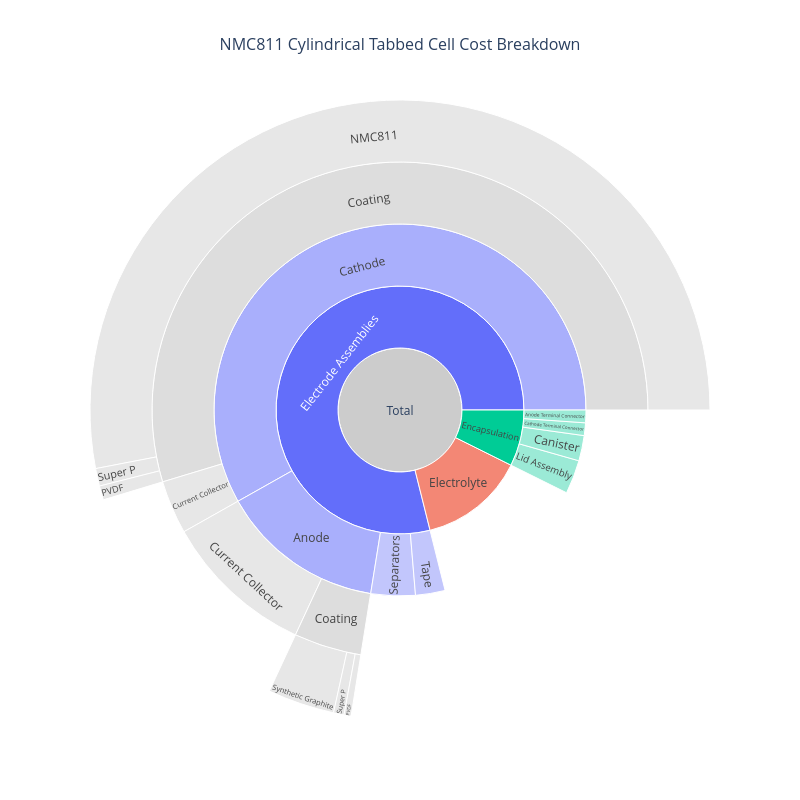

The notebook cell this image was saved under:
### Code cell
cell.plot_cost_breakdown(width=800, height=800)

### Figure 1 — Plotly figure (JSON) as saved in the notebook; plotly's stock layout.template omitted (floating-point values rounded to 4 significant figures)
{"data": [{"branchvalues": "total", "customdata": ["<b>Total</b><br>5.45 $", "<b>Electrode Assemblies</b><br>4.30 $<br>78.9% of total", "<b>Anode</b><br>0.78 $<br>14.3% of total", "<b>Coating</b><br>0.24 $<br>4.4% of total", "<b>Synthetic Graphite</b><br>0.19 $<br>3.5% of total", "<b>PVDF</b><br>0.02 $<br>0.4% of total", "<b>Super P</b><br>0.03 $<br>0.6% of total", "<b>Current Collector</b><br>0.54 $<br>9.9% of total", "<b>Cathode</b><br>3.17 $<br>58.2% of total", "<b>Coating</b><br>2.98 $<br>54.7% of total", "<b>NMC811</b><br>2.89 $<br>53.0% of total", "<b>PVDF</b><br>0.04 $<br>0.7% of total", "<b>Super P</b><br>0.05 $<br>0.9% of total", "<b>Current Collector</b><br>0.19 $<br>3.5% of total", "<b>Separators</b><br>0.21 $<br>3.9% of total", "<b>Tape</b><br>0.14 $<br>2.6% of total", "<b>Electrolyte</b><br>0.75 $<br>13.8% of total", "<b>Encapsulation</b><br>0.40 $<br>7.3% of total", "<b>Cathode Terminal Connector</b><br>0.06 $<br>1.1% of total", "<b>Anode Terminal Connector</b><br>0.06 $<br>1.1% of total", "<b>Lid Assembly</b><br>0.16 $<br>2.9% of total", "<b>Canister</b><br>0.12 $<br>2.2% of total"], "hovertemplate": "%{customdata}<extra></extra>", "ids": ["Total", "Electrode Assemblies", "Electrode Assemblies/Anode", "Electrode Assemblies/Anode/Coating", "Electrode Assemblies/Anode/Coating/Synthetic Graphite", "Electrode Assemblies/Anode/Coating/PVDF", "Electrode Assemblies/Anode/Coating/Super P", "Electrode Assemblies/Anode/Current Collector", "Electrode Assemblies/Cathode", "Electrode Assemblies/Cathode/Coating", "Electrode Assemblies/Cathode/Coating/NMC811", "Electrode Assemblies/Cathode/Coating/PVDF", "Electrode Assemblies/Cathode/Coating/Super P", "Electrode Assemblies/Cathode/Current Collector", "Electrode Assemblies/Separators", "Electrode Assemblies/Tape", "Electrolyte", "Encapsulation", "Encapsulation/Cathode Terminal Connector", "Encapsulation/Anode Terminal Connector", "Encapsulation/Lid Assembly", "Encapsulation/Canister"], "labels": ["Total", "Electrode Assemblies", "Anode", "Coating", "Synthetic Graphite", "PVDF", "Super P", "Current Collector", "Cathode", "Coating", "NMC811", "PVDF", "Super P", "Current Collector", "Separators", "Tape", "Electrolyte", "Encapsulation", "Cathode Terminal Connector", "Anode Terminal Connector", "Lid Assembly", "Canister"], "marker": {"colors": ["#CCCCCC", "#636EFA", "#a9affc", "#DDDDDD", "#DDDDDD", "#DDDDDD", "#DDDDDD", "#DDDDDD", "#a9affc", "#DDDDDD", "#DDDDDD", "#DDDDDD", "#DDDDDD", "#DDDDDD", "#a9affc", "#a9affc", "#EF553B", "#00CC96", "#72e2c5", "#72e2c5", "#72e2c5", "#72e2c5"]}, "parents": ["", "Total", "Electrode Assemblies", "Electrode Assemblies/Anode", "Electrode Assemblies/Anode/Coating", "Electrode Assemblies/Anode/Coating", "Electrode Assemblies/Anode/Coating", "Electrode Assemblies/Anode", "Electrode Assemblies", "Electrode Assemblies/Cathode", "Electrode Assemblies/Cathode/Coating", "Electrode Assemblies/Cathode/Coating", "Electrode Assemblies/Cathode/Coating", "Electrode Assemblies/Cathode", "Electrode Assemblies", "Electrode Assemblies", "Total", "Total", "Encapsulation", "Encapsulation", "Encapsulation", "Encapsulation"], "type": "sunburst", "values": [5.45, 4.3, 0.78, 0.24, 0.19, 0.02, 0.03, 0.54, 3.17, 2.98, 2.89, 0.04, 0.05, 0.19, 0.21, 0.14, 0.75, 0.4, 0.06, 0.06, 0.16, 0.12]}], "layout": {"font": {"size": 12}, "height": 800, "title": {"font": {"size": 16}, "text": "NMC811 Cylindrical Tabbed Cell Cost Breakdown", "x": 0.5}, "width": 800}}
